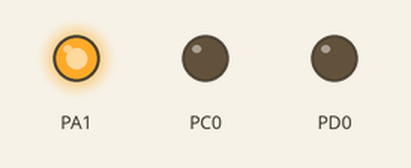
Bench run of a program on a simulated ATmega32, built with avr-gcc and emulated at 8 MHz. Shown: output pins drawn as LEDs (lit = HIGH). At 0.0 s the program stops and its outputs stay as they are.

Above: at 0.1 s.
Timing chart, 0 to 1.5 s (numbered marks = the images above):
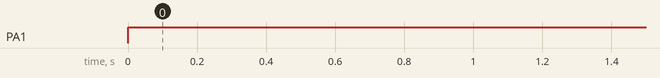

The program:

main.c
```c
/*
 * main.c
 *
 * Created: 9/9/2023 2:12:27 AM
 *  Author: ElRapper
 */

//#include <xc.h>
//#include <avr/io.h>
#define F_CPU 8000000
#include "TYPES.h"
#include "MATH.h"

#include "../ECUAL/LED_driver/LED.h"
#include "Regiseters.h"
#include "../ECUAL/Relay_driver/Relay.h"
int main(void)
{
	DIO_VoidSetPinDirection(PORT_A, PIN_1, PIN_OUTPUT);
	DIO_VoidSetPinValue(PORT_A, PIN_1, PIN_HIGH );
	led_intialize(5,PORT_A);
	Relay_intialize(3,PORT_A);
	 button_init(2, PORT_A);
    while(1)
    {
        //TODO:: Please write your application code
    }
}
```

MATH.h
```c
/*
 * MATH.h
 *
 * Created: 9/9/2023 5:04:20 AM
 *  Author: ElRapper
 */
#ifndef MATH_H
#define MATH_H

#define SET_BIT(reg,bit)   reg|=(1<<bit)
#define CLR_BIT(reg,bit)   reg&=(~(1<<bit))
#define TOG_BIT(reg,bit)   reg^=(1<<bit)
#define GET_BIT(reg,bit)   (reg&(1<<bit))>>bit


#endif
```

Regiseters.h
```c
/*
 * DIO_private.h
 *
 * Created: 9/9/2023 5:17:15 AM
 *  Author: ElRapper
 */
#ifndef PRIVATE_H
#define PRIVATE_H

/*Group A Register definitions*/

#define  PORTA  *((volatile uint8_t*)0x3B)
#define  PINA  *((volatile uint8_t*)0x39)
#define  DDRA  *((volatile uint8_t*)0x3A)

/*Group B*/

#define  PORTB  *((volatile uint8_t*)0x38)
#define  PINB  *((volatile uint8_t*)0x36)
#define  DDRB  *((volatile uint8_t*)0x37)

/*Group C*/

#define  PORTC  *((volatile uint8_t*)0x35)
#define  PINC  *((volatile uint8_t*)0x33)
#define  DDRC  *((volatile uint8_t*)0x34)

/*Group D*/

#define  PORTD  *((volatile uint8_t*)0x32)
#define  PIND  *((volatile uint8_t*)0x30)
#define  DDRD  *((volatile uint8_t*)0x31)

/***************************************************ADC******************************************************/
#define ADMUX   *(volatile uint8_t *)(0x27)
#define MUX0    0
#define MUX1    1
#define MUX2    2
#define MUX3    3
#define ADLAR   5
#define REFS0   6
#define REFS1   7

#define ADCSRA   *(volatile uint8_t*)(0x26)
#define ADPS0   0
#define ADPS1   1
#define ADPS2   2
#define ADIE    3
#define ADIF    4
#define ADATE   5
#define ADSC    6
#define ADEN    7

#define ADCH   *(volatile uint8_t*)(0x25)

#define ADCL   *(volatile uint8_t*)(0x24)

#define SFIOR   *(volatile uint8_t*)(0x50)


#endif
```

TYPES.h
```c
/*
 * TYPES.h
 *
 * Created: 9/9/2023 5:03:30 AM
 *  Author: ElRapper
 */

#ifndef TYPES_H
#define TYPES_H

typedef unsigned char          uint8_t;
//typedef unsigned short int    uint16_t;
typedef unsigned long int     uint32_t;
typedef unsigned long long    uint64_t;

typedef signed char          sint8_t;
typedef signed short int    sint16_t;
typedef signed long int     sint32_t;
typedef signed long long    sint64_t;

#endif
```

Button_cfg.h
```c
/*
 * Button_cfg.h
 *
 * Created: 9/16/2023 1:52:30 AM
 *  Author: ElRapper
 */
#ifndef BUTTON_CFG_H
#define  BUTTON_CFG_H

#define  Button_ENABLE (uint8_t)0x01
#define  Button_DIABLE (uint8_t)0x00

#endif
```

LED_cfg.h
```c
/*
 * LED_cfg.h
 *
 * Created: 9/16/2023 12:55:32 AM
 *  Author: ElRapper
 */
#ifndef LED_CFG_H
#define LED_CFG_H

#define LED_ENABLE (uint8_t)0x01
#define LED_DIABLE (uint8_t)0x00

#endif
```

Relay_cfg.h
```c
/*
 * Relay_cfg.h
 *
 * Created: 9/16/2023 1:33:30 AM
 *  Author: ElRapper
 */

#ifndef RELAY_CFG_H
#define RELAY_CFG_H

#define RELAY_ENABLE (uint8_t)0x01
#define RELAY_DIABLE (uint8_t)0x00
#endif
```

Button.c
```c
/*
 * Button.c
 *
 * Created: 9/16/2023 1:52:53 AM
 *  Author: ElRapper
 */
#include "Button.h"
Ret button_init(uint8_t pinNum, uint8_t port){
	if (DIO_VoidSetPinDirection(pinNum,port,PIN_OUTPUT))
	{
		return OK;
	}
	return NOT_OK;
}

/*Ret button_read (uint8_t pinNum, uint8_t port, pointer){

	button_init(pinNum,port);
	if(DIO_VoidGetPinValue (pinNum,port,PIN_HIGH,&state))return OK;
	return NOT_OK;
}
 }*/
```

Button.h
```c
/*
 * Button.h
 *
 * Created: 9/16/2023 1:52:40 AM
 *  Author: ElRapper
 */
#ifndef BUTTON_H
#define BUTTON_H

#include "Button_cfg.h"
#include "../../MCAL/DIO/DIO_interface.h"
#include "../../Utilities/TYPES.h"

#define Button_CFG Button_ENABLE

Ret button_init(uint8_t pinNum, uint8_t port);
Ret button_read (uint8_t pinNum, uint8_t port);


#endif
```

LED.c
```c
/*
 * LED.c
 *
 * Created: 9/16/2023 12:54:45 AM
 *  Author: ElRapper
 */
#include "LED.h"

Ret led_intialize (uint8_t pinNumber, uint8_t port){
	if (DIO_VoidSetPinDirection(pinNumber,port,PIN_OUTPUT))
	{
		return OK;
	}
	return NOT_OK;
}
Ret led_on (uint8_t pinNumber, uint8_t port){
	led_intialize(pinNumber,port);
	if(DIO_VoidSetPinValue(pinNumber,port,PIN_HIGH))return OK;
	return NOT_OK;
}
Ret led_off(uint8_t pinNumber, uint8_t port){
	led_intialize(pinNumber,port);
	if(DIO_VoidSetPinValue(pinNumber,port,PIN_LOW))return OK;
	return NOT_OK;
}
Ret led_toggel(uint8_t pinNumber, uint8_t port){
	led_intialize(pinNumber,port);
	if(DIO_VoidToggPIN(pinNumber,port))return OK;
	return NOT_OK;
}
```

LED.h
```c
/*
 * LED.h
 *
 * Created: 9/16/2023 12:55:01 AM
 *  Author: ElRapper
 */

#ifndef LED_H
#define LED_H

#include "LED_cfg.h"
#include "../../MCAL/DIO/DIO_interface.h"
#include "../../Utilities/TYPES.h"

#define LED_CFG LED_ENABLE

Ret led_intialize (uint8_t pinNumber, uint8_t port);
Ret led_on (uint8_t pinNumber, uint8_t port);
Ret led_off(uint8_t pinNumber, uint8_t port);
Ret led_toggel(uint8_t pinNumber, uint8_t port);
#endif
```

Relay.h
```c
/*
 * Relay.h
 *
 * Created: 9/16/2023 1:33:43 AM
 *  Author: ElRapper
 */
#ifndef RELAY_H
#define ReLAY_H

#include "Relay_cfg.h"
#include "../../MCAL/DIO/DIO_interface.h"
#include "../../Utilities/TYPES.h"

#define Relay_CFG RELAY_ENABLE

Ret Relay_intialize (uint8_t pinNumber, uint8_t port);
Ret Relay_on (uint8_t pinNumber, uint8_t port);
Ret Relay_off(uint8_t pinNumber, uint8_t port);


#endif
```

relay.c
```c
/*
 * relay.c
 *
 * Created: 9/16/2023 1:33:54 AM
 *  Author: ElRapper
 */
#include "Relay.h"

Ret Relay_intialize (uint8_t pinNumber, uint8_t port){
	if (DIO_VoidSetPinDirection(pinNumber,port,PIN_OUTPUT))
	{
		return OK;
	}
	return NOT_OK;
}
Ret Relay_on (uint8_t pinNumber, uint8_t port){
	Relay_intialize(pinNumber,port);
	if(DIO_VoidSetPinValue(pinNumber,port,PIN_HIGH))return OK;
	return NOT_OK;
}
Ret Relay_off(uint8_t pinNumber, uint8_t port){
	Relay_intialize(pinNumber,port);
	if(DIO_VoidSetPinValue(pinNumber,port,PIN_LOW))return OK;
	return NOT_OK;

}
```

DIO_config.h
```c
/*
 * DIO_config.h
 *
 * Created: 9/9/2023 5:16:29 AM
 *  Author: ElRapper
 */
#ifndef CONFIG_H
#define CONFIG_H

#define  Dio_ENABLE  0x01
#define  Dio_DIABLE  0x00

#endif
```

DIO_interface.h
```c
/*
 * DIO_interface.h
 *
 * Created: 9/9/2023 5:16:14 AM
 *  Author: ElRapper
 */
#include "../../Utilities/TYPES.h"
#include "../../Utilities/MATH.h"

#ifndef INTERFACE_H
#define INTERFACE_H


	#define  PIN_INPUT  0
	#define  PIN_OUTPUT 1


#define 	PORT_A   0
#define 	PORT_B   1
#define 	PORT_C   2
#define 	PORT_D   3


#define PIN_HIGH 1
#define PIN_LOW 0

typedef enum{
	PIN_0=0,
	PIN_1,
	PIN_2,
	PIN_3,
	PIN_4,
	PIN_5,
	PIN_6,
	PIN_7,
	MAX_PIN
}PIINS;

typedef enum {
	NOT_OK=0,
	OK

	}Ret;

#define  Dio_cfg  Dio_ENABLE

#if Dio_cfg
Ret DIO_VoidSetPinDirection (uint8_t copy_u8PORT, uint8_t copy_u8PIN, uint8_t Direction);
Ret DIO_VoidSetPinValue (uint8_t copy_u8PORT, uint8_t copy_u8PIN, uint8_t copy_u8Value);
Ret DIO_VoidGetPinValue (uint8_t copy_u8PORT, uint8_t copy_u8PIN, uint8_t* State);
Ret DIO_VoidToggPIN (uint8_t PORT, uint8_t PIN);
#endif

#endif
```

DIO_program.c
```c
/*
 * DIO_program.c
 *
 * Created: 9/9/2023 5:15:39 AM
 *  Author: ElRapper
 */


#include "DIO_interface.h"
#include "../../Utilities/Regiseters.h"
#include "DIO_config.h"
#if Dio_cfg
Ret DIO_VoidSetPinDirection (uint8_t copy_u8PORT, uint8_t copy_u8PIN, uint8_t Direction){
	if (copy_u8PIN>=MAX_PIN)
	{
		return NOT_OK;
	}

	if(Direction==PIN_OUTPUT){

		switch (copy_u8PORT){
			case PORT_A : SET_BIT(DDRA,copy_u8PIN);break;
			case PORT_B : SET_BIT(DDRB,copy_u8PIN);break;
			case PORT_C : SET_BIT(DDRC,copy_u8PIN);break;
			case PORT_D : SET_BIT(DDRD,copy_u8PIN);break;
		}

	}
	else if(Direction==PIN_INPUT){
			switch (copy_u8PORT){
				case PORT_A : CLR_BIT(DDRA,copy_u8PIN);break;
				case PORT_B : CLR_BIT(DDRB,copy_u8PIN);break;
				case PORT_C : CLR_BIT(DDRC,copy_u8PIN);break;
				case PORT_D : CLR_BIT(DDRD,copy_u8PIN);break;
			}

	}
	return OK;
}
Ret DIO_VoidSetPinValue (uint8_t copy_u8PORT, uint8_t copy_u8PIN, uint8_t Value){
	if (copy_u8PIN>=MAX_PIN)
	{
		return NOT_OK;
	}
	if(Value==PIN_HIGH){

		switch (copy_u8PORT){
			case PORT_A : SET_BIT(PORTA,copy_u8PIN);break;
			case PORT_B : SET_BIT(PORTB,copy_u8PIN);break;
			case PORT_C : SET_BIT(PORTC,copy_u8PIN);break;
			case PORT_D : SET_BIT(PORTD,copy_u8PIN);break;
		}

	}
	else if(Value==PIN_LOW){
		switch (copy_u8PORT){
			case PORT_A : CLR_BIT(PORTA,copy_u8PIN);break;
			case PORT_B : CLR_BIT(PORTB,copy_u8PIN);break;
			case PORT_C : CLR_BIT(PORTC,copy_u8PIN);break;
			case PORT_D : CLR_BIT(PORTD,copy_u8PIN);break;
		}

	}
	return OK;
}
uint8_t DIO_VoidGetPinValue (uint8_t copy_u8PORT, uint8_t copy_u8PIN, uint8_t* State){

	if (copy_u8PIN>=MAX_PIN)
	{
		return NOT_OK;
	}


	switch (copy_u8PORT){

		case PORT_A : *State = GET_BIT(PINA,copy_u8PIN);break;
		case PORT_B : *State = GET_BIT(PINB,copy_u8PIN);break;
		case PORT_C : *State = GET_BIT(PINC,copy_u8PIN);break;
		case PORT_D : *State = GET_BIT(PIND,copy_u8PIN);break;
	}

	return OK;
}
Ret DIO_VoidToggPIN (uint8_t PORT, uint8_t PIN){
	if (PIN>=MAX_PIN)
	{
		return NOT_OK;
	}


	switch (PORT){
		case PORT_A : TOG_BIT(PORTA,PIN);break;
		case PORT_B : TOG_BIT(PORTB,PIN);break;
		case PORT_C : TOG_BIT(PORTC,PIN);break;
		case PORT_D : TOG_BIT(PORTD,PIN);break;
	}

	return OK;
}
#endif
```

Measured:
- by itself, PA1: LOW → HIGH at 0.00 s
